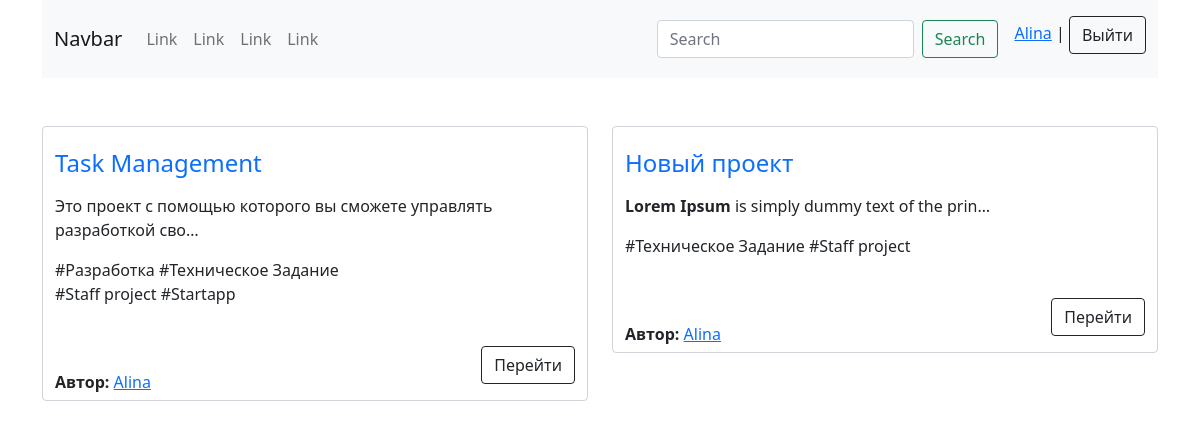
Screenshot of /search/ (signed in) with the database file from the repository.
### mainapp/models.py (models this page shows, shortened)
class Project(models.Model):
    user = models.ForeignKey(User, on_delete=models.CASCADE, verbose_name='Пользователь')
    name = models.CharField(max_length=120, verbose_name='Название')
    slug = models.SlugField(unique=True)
    description = RichTextField(verbose_name='Описание')
    photo = models.ImageField(upload_to='photos/', null=True, blank=True, verbose_name='Фото')
    file = models.FileField(upload_to='files/', null=True, blank=True, verbose_name='Файлы')
    started = models.DateTimeField(auto_now_add=True, verbose_name='Начало')
    ended = models.DateTimeField(blank=True, null=True, verbose_name='Закончился')
    deadline = models.DateField(verbose_name='Дедлайн до')
    tags = models.ManyToManyField(Tag, verbose_name='Теги')
    class Meta:
        verbose_name = 'Проект'
        verbose_name_plural = 'Проекты'
    def get_absolute_url(self):
        return reverse('mainapp:proj_details', kwargs={'slug': self.slug})

class Tag(models.Model):
    tag = models.CharField(max_length=120)
    def __str__(self):
        return self.tag
    class Meta:
        verbose_name = 'Тег'
        verbose_name_plural = 'Теги'

### mainapp/views.py (the view)
# urls.py: path('search/', SearchProjects.as_view(), name='search_projects'),
class SearchProjects(ListView):
    model = Project
    template_name = 'mainapp/search_projects/search_projects.html'
    context_object_name = 'projects'
    def get_queryset(self):
        queryset = super().get_queryset()
        query = self.request.GET.get('search-projects')
        if query:
            queryset = Project.objects.filter(Q(name__iregex=query) | Q(tags__tag__iregex=query))
        return queryset

### templates/mainapp/search_projects/search_projects.html (shortened to what this page needs)
{% extends 'mainapp/base.html' %}
{% block content %}
<div class="container">
    <div class="row">
        {% for project in projects %}
        <div class="col-sm-6">
            <div class="form-control user-projects mt-5">
                <div style="width: 300px;"><a style="text-decoration: none;" href="{{ project.get_absolute_url }}"><h4 class="mt-3">{{ project.name }}</h4></a></div>
                <p>{{ project.description|safe|truncatechars:70 }}</p>
                <p class="project-tags">{% for t in project.tags.all|slice:':5' %} #{{t}} {% endfor %}</p><br>
                <a class="btn btn-outline-dark float-end" href="{{ project.get_absolute_url }}">Перейти</a><br>
                <p style="margin: 0;"><strong>Автор:</strong> <a href="{% url 'mainapp:user_proj' project.user %}">{{ project.user }}</a></p>
            </div>
        </div>
        {% endfor %}
    </div>
</div>
{% endblock %}

### templates/mainapp/base.html (shortened to what this page needs)
{% load static %}
<!DOCTYPE html>
<html lang="en">
<head>
    <link rel="stylesheet" href="{% static 'css/style.css' %}">
    <link href="{% static 'fontawesomefree/css/fontawesome.css' %}" rel="stylesheet" type="text/css">
    <link href="{% static 'fontawesomefree/css/brands.css' %}" rel="stylesheet" type="text/css">
    <link href="{% static 'fontawesomefree/css/solid.css' %}" rel="stylesheet" type="text/css">
    <link href="https://cdn.jsdelivr.net/npm/bootstrap@5.0.2/dist/css/bootstrap.min.css" rel="stylesheet">
</head>
<body>
    {% block header %}
    <header>
        <div class="container">
            <nav class="navbar navbar-expand-lg navbar-light bg-light">
                <div class="container-fluid">
                  <a class="navbar-brand" href="{% url 'mainapp:main' %}">Navbar</a>
                  <div class="collapse navbar-collapse" id="navbarSupportedContent">
                    <ul class="navbar-nav me-auto mb-2 mb-lg-0">
                      <li class="nav-item">
                        <a class="nav-link" href="#">Link</a>
                      </li>
                      <li class="nav-item">
                        <a class="nav-link" href="#">Link</a>
                      </li>
                      <li class="nav-item">
                        <a class="nav-link" href="#">Link</a>
                      </li>
                      <li class="nav-item">
                        <a class="nav-link" href="#">Link</a>
                      </li>
                    </ul>
                    <form action="{% url 'mainapp:search_projects' %}" class="d-flex me-3" method="get">
                      <input class="form-control me-2" name="search-projects" type="search" placeholder="Search" aria-label="Search">
                      <button class="btn btn-outline-success" type="submit">Search</button>
                    </form>
                    <p class="mt-2"><a href="{% url 'mainapp:user_proj' user.username %}">{{ user.username }}</a> | <a class="btn btn-outline-dark" href="{% url 'authentication:logout' %}">Выйти</a></p>
                  </div>
                </div>
              </nav>
        </div>
    </header>
    {% endblock %}
    {% block content %}{% endblock %}
</body>
</html>

### static/css/style.css (style rules this page uses)
.user-projects p { max-width: 500px; }
.user-projects .project-tags { max-width: 300px; }

### rows the page displays
Project: name "Task Management", description "Это проект с помощью которого вы сможете управлять разработкой сво…", user "Alina"
Tag: tag "Разработка"
Tag: tag "Техническое Задание"
Tag: tag "Staff project"
Tag: tag "Startapp"
Project: name "Новый проект", description "Lorem Ipsum is simply dummy text of the prin…", user "Alina"

### other values shown
{{ user.username }} "Alina"
